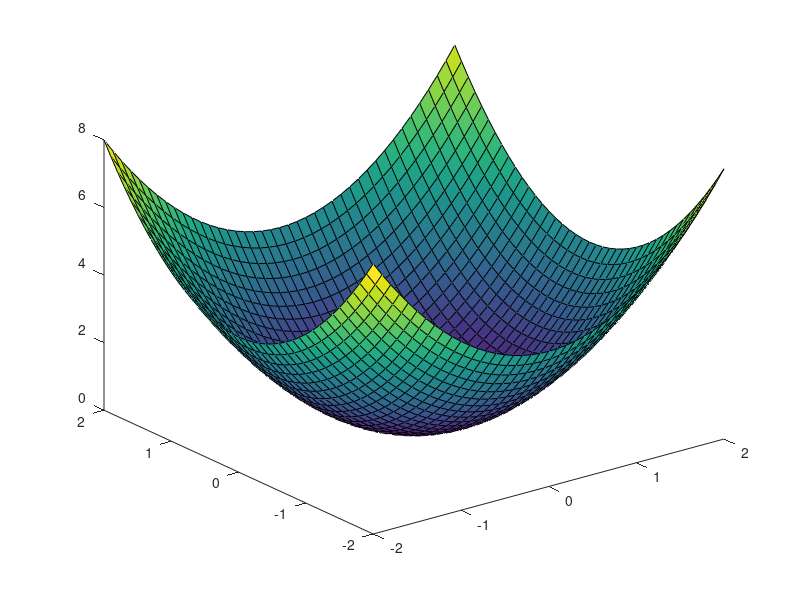
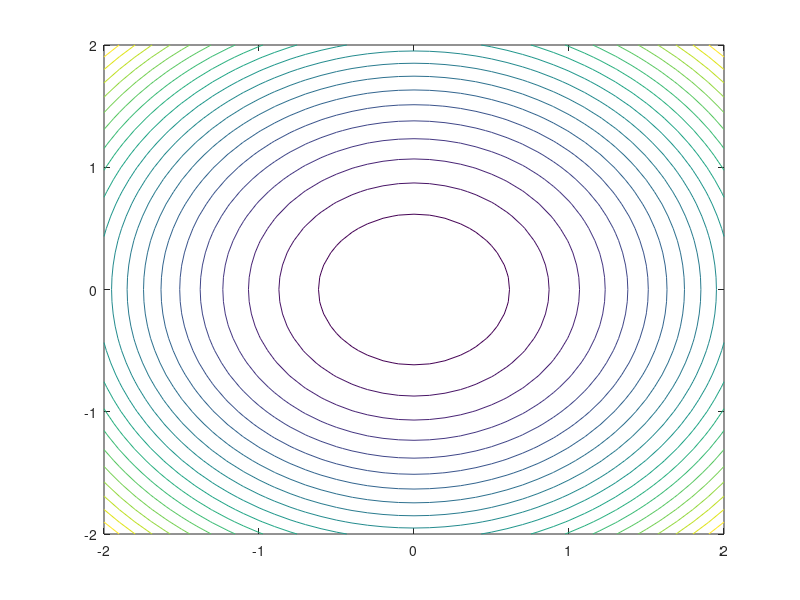

These figures' MATLAB source, in order: (Note: this script raises an error after producing the figures.)
% Gradient Descent
% Purpose: This is a sample program to illustrate how Gradient Descent will
% calculate the minimum value of a simple sphere function.
%
% record of revisions :
%      date           programmer          description of change
%      ====           ==========          =====================
%    6/12/2019      Mehrdad Kashefi           original code 
% ...................................................................
% define variables:
%.............................................
clear;
clc;
close all;
% Define a meshgrid
[X1,X2] = meshgrid(-2:0.1:2,-2:0.1:2);
Y = X1.^2 + X2.^2;

figure(1)
surface(X1,X2,Y)
view(3)
figure(2)
contour(X1,X2,Y,20) % plot the contour of the sphere (equipotential lines)

% Intializing
x_intial = [-2 ;-2];
x_min = x_intial;
lambda = 0.1; % learning rate
num_iter = 50;
x_hist = zeros(2, num_iter); % A history of potential minimum values

for i=1:num_iter
    x_min = x_min - lambda*[2*x_min(1); 2*x_min(2)];
    x_hist(:,i) = x_min;
    figure(2)
    hold on
    scatter(x_hist(1,i),x_hist(2,i),'x','r')
    pause(0.1)
    disp(['Iteration: ',num2str(i),' Cost: ',num2str(x_min(1)^2+ x_min(2)^2)])
end